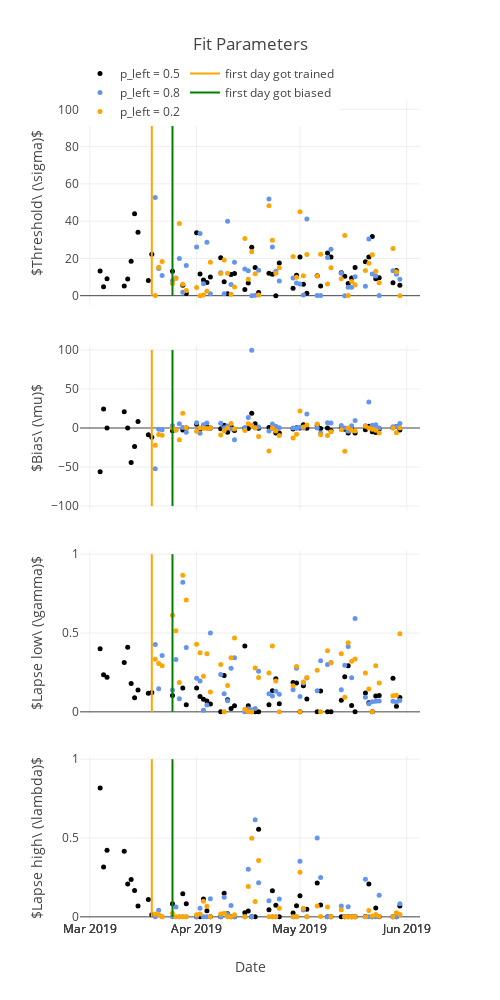

The cell this chart's notebook holds for it:
### Code cell
pars_data = [pars[par_name][i] for i, prob_left in enumerate(prob_lefts)
             for par_name in par_names]

for ipar, par_name in enumerate(par_names): 
    if ipar==0:
        show_legend = True
    else:
        show_legend = False
        
    if len(first_trained):
        first_trained_plot=go.Scatter(
            x=[first_trained_date, first_trained_date],
            y=yranges[ipar],
            mode="lines",
            marker=dict(
                color='orange'),
            name='first day got trained',
            xaxis='x{}'.format(4-ipar),
            yaxis='y{}'.format(4-ipar),
            showlegend=show_legend,
            legendgroup='date'
        )
        pars_data.append(first_trained_plot)

    if len(first_biased):
        first_biased_plot=go.Scatter(
            x=[first_biased_date, first_biased_date],
            y=yranges[ipar],
            mode="lines",
            marker=dict(
                color='green'),
            name='first day got biased',
            xaxis='x{}'.format(4-ipar),
            yaxis='y{}'.format(4-ipar),
            showlegend=show_legend,
            legendgroup='date'
        )
        pars_data.append(first_biased_plot)


layout = go.Layout(
    xaxis1=dict(
        domain=[0, 1],
        title='Date'
    ),
    yaxis1=dict(
        domain=[0, 0.2],
        anchor='x1',
        range=[-0.02, 1.02],
        title='$Lapse high\ (\\lambda)$'
    ),
    xaxis2=dict(
        domain=[0, 1],
    ),
    yaxis2=dict(
        domain=[0.25, 0.45],
        anchor='x2',
        range=[-0.02, 1.02],
        title='$Lapse low\ (\\gamma)$'
    ),
    xaxis3=dict(
        domain=[0, 1],  
    ),
    yaxis3=dict(
        domain=[0.5, 0.7],
        anchor='x3',
        range=[-105, 105],
        title='$Bias\ (\\mu)$'
    ),
    xaxis4=dict(
        domain=[0, 1],
    ),
    yaxis4=dict(
        domain=[0.75, 1],
        anchor='x4',
        range=[-5, 105],
        title='$Threshold\ (\\sigma)$'
    ),
    height=1000, 
    width=500,
    title='Fit Parameters',
    legend=dict(
        x=0, 
        y=1.05,
        orientation='h')
)

fig = go.Figure(data=pars_data, layout=layout)

plotly.offline.iplot(fig)
